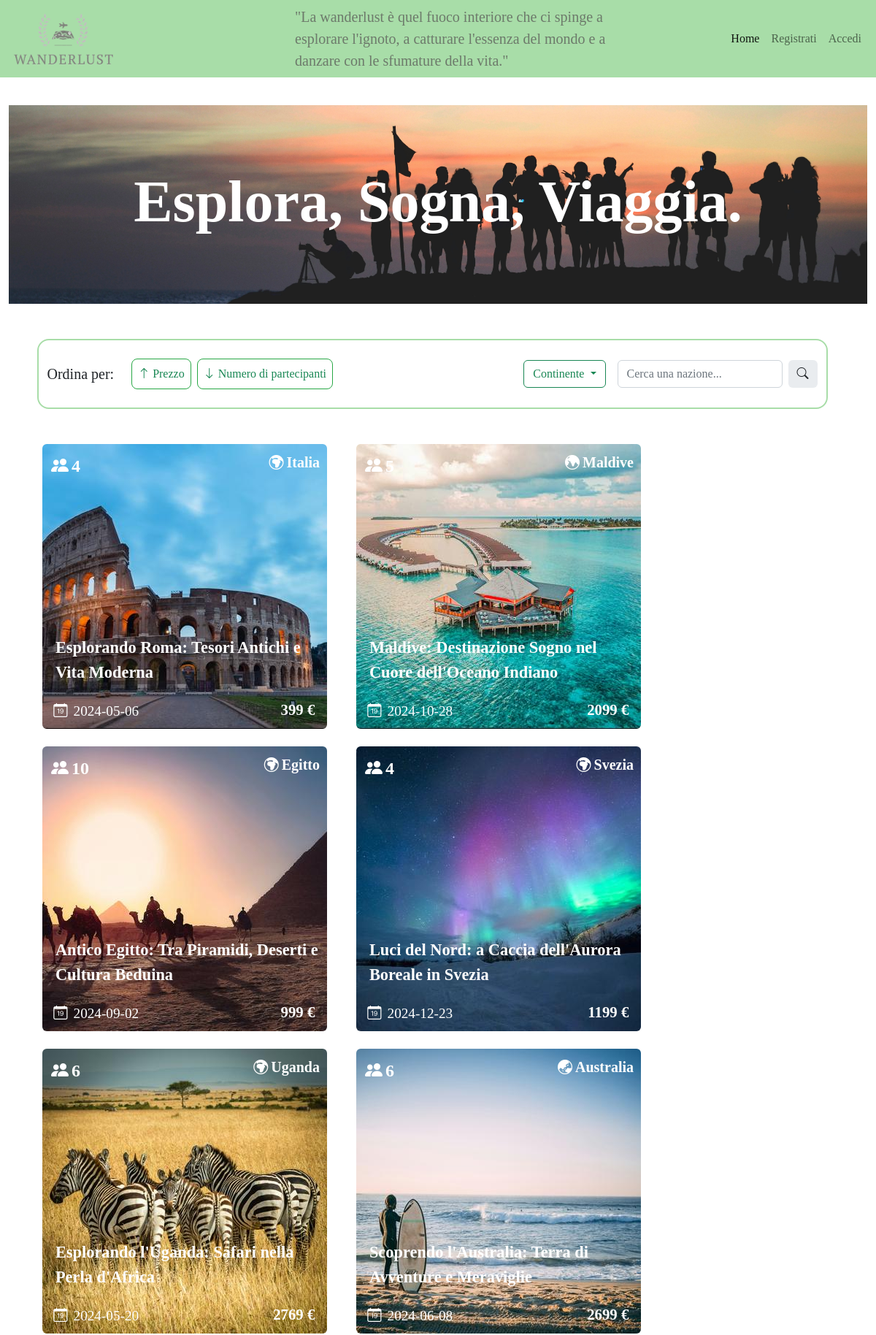
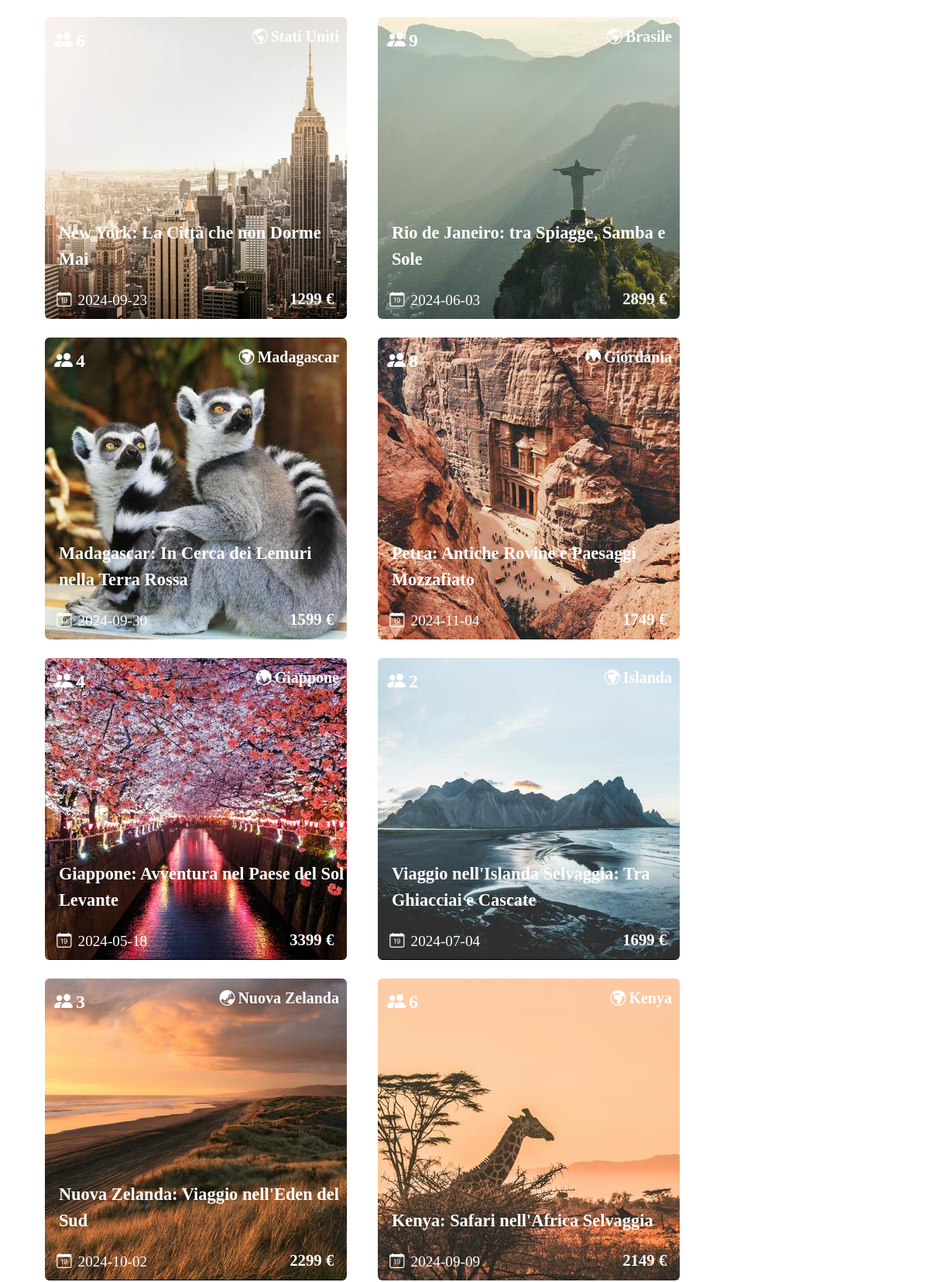
The page /home (upper part) on the database its author committed (2 pictures, top to bottom).
### tables this page shows
CREATE TABLE "viaggi" (
	"id"	INTEGER NOT NULL,
	"id_coordinatore"	INTEGER NOT NULL,
	"continente"	TEXT NOT NULL,
	"nazione"	TEXT NOT NULL,
	"data"	TEXT NOT NULL,
	"num_giorni"	TEXT NOT NULL,
	"aeroporto"	TEXT NOT NULL,
	"prezzo"	INTEGER NOT NULL,
	"descrizione"	TEXT NOT NULL,
	"img_viaggio"	TEXT NOT NULL UNIQUE,
	"approvato"	INTEGER NOT NULL,
	"titolo"	TEXT NOT NULL,
	PRIMARY KEY("id" AUTOINCREMENT)
);

### app.py (the view)
@app.route('/home', methods=['GET', 'POST'])
def home():
    viaggi_approvati = viaggi_dao.getViaggiApprovati()
    lista_viaggi_con_partecipanti = []
    for viaggio in viaggi_approvati:
        viaggio = dict(viaggio)
        num_partecipanti = viaggi_dao.getNumeroPartecipantiViaggio(viaggio['id'])
        viaggio['partecipanti'] = num_partecipanti['partecipanti']
        lista_viaggi_con_partecipanti.append(viaggio)
    oggi = datetime.now().strftime('%Y-%m-%d')
    return render_template('home.html', viaggi_approvati=lista_viaggi_con_partecipanti, oggi=oggi)

### viaggi_dao.py (called while the page is built)
def getViaggiApprovati():
    query = 'SELECT * FROM viaggi WHERE approvato = ?'
    connection = sqlite3.connect('db/wanderlust.db')
    connection.row_factory = sqlite3.Row
    cursor = connection.cursor()
    cursor.execute(query, (1,))
    result = cursor.fetchall()
    cursor.close()
    connection.close()
    return result

def getNumeroPartecipantiViaggio(id_viaggio):
    query = 'SELECT COUNT(id_utente) as partecipanti FROM partecipazioni_viaggi WHERE id_viaggio = ?'
    connection = sqlite3.connect('db/wanderlust.db')
    connection.row_factory = sqlite3.Row
    cursor = connection.cursor()
    cursor.execute(query, (id_viaggio,))
    result = cursor.fetchone()
    cursor.close()
    connection.close()
    return result

### templates/home.html (shortened to what this page needs)
{% extends "base.html" %}
{%block active_home%} active {%endblock%}
{%block img_fullscreen%}
<section id="sectionHome">
    <h1 id = "idh1Home" class="fw-bold fontCopperplate text-white">Esplora, Sogna, Viaggia.</h1>
</section>
{%endblock%}
{% block content %}
<article id="articleHomeFilter" class="d-flex align-items-center justify-content-between rounded-4">
    <section class="d-flex justify-content-start align-items-center">
        <p class="pMarginNegativo align-content-center fontCopperplate me-4 fs-5">Ordina per:</p>
        <section id="sectionPrezzo" class="d-flex justify-content-start p-2 me-2 filterSection rounded-3 text-success">
            <i class="bi bi-arrow-up me-1"></i>
            <span class="fontCopperplate">Prezzo</span>
        </section>
        <section id = "sectionPartecipanti" class="d-flex justify-content-start p-2 filterSection rounded-3 text-success">
            <i class="bi bi-arrow-down me-1"></i>
            <span class="fontCopperplate">Numero di partecipanti</span>
        </section>
    </section>
    <section class="d-flex justify-content-start align-items-center">
        <div class="dropdown me-3">
            <a id = "continentAnchor" class="btn btn-outline-success dropdown-toggle" role="button" data-bs-toggle="dropdown" aria-expanded="false">
                Continente
            </a>
        </div>
        <form class="d-flex" role="search">
            <input id = "nationFilter" class="form-control me-2" type="search" placeholder="Cerca una nazione..." aria-label="Cerca una nazione...">
            <span class="border-0 input-group-text" id="basic-addon2"><i class="bi bi-search"></i></span>
        </form>
    </section>
</article>
<section id ="sectionViaggi" class="d-flex flex-wrap">
    {%for viaggio in viaggi_approvati%}
    {%if viaggio.data > oggi%}
    <article class="me-4 ms-3 mb-4 image-container" data-prezzo="{{viaggio.prezzo}}" data-partecipanti = "{{viaggio.partecipanti}}" data-continente="{{viaggio.continente}}" data-nazione = {{viaggio.nazione}}>
        <a href="{{url_for('pagina_viaggio', id_viaggio = viaggio.id)}}"><img class="zoomable rounded" src="{{url_for('static', filename = 'viaggio/'+viaggio.img_viaggio)}}" alt="Questa è l'immagine del viaggio in {{viaggio.nazione}}"></a>
        <div class="fav-button text-white d-flex justify-content-start fs-5">
            {%if viaggio.continente == 'Africa' or viaggio.continente=='Europa'%}
            <i class="bi bi-globe-europe-africa me-1"></i>
            {%elif viaggio.continente == 'NordAmerica' or viaggio.continente == 'SudAmerica'%}
            <i class="bi bi-globe-americas me-1"></i>
            {%elif viaggio.continente == 'Asia'%}
            <i class="bi bi-globe-central-south-asia me-1"></i>
            {%else%}
            <i class="bi bi-globe-asia-australia me-1"></i>
            {%endif%}
            <p class="fontCopperplate fw-semibold">{{viaggio.nazione}}</p>
        </div>
        <section class="d-flex fav-button2 justify-content-start align-items-center text-white fw-bold fs-4">
            <i class="bi bi-people-fill me-1"></i>
            <p class="pMarginNegativo align-content-center">{{viaggio.partecipanti}}</p>
        </section>
        <p class="titleImgPos">{{viaggio.titolo}}</p>
        <section class="d-flex justify-content-start align-items-center sectionDaysImgPos">
            <i class="bi bi-calendar-date me-2"></i>
            <p class="pMarginNegativo">{{viaggio.data}}</p>
        </section>
        <p class="priceImgPos pMarginNegativo">{{viaggio.prezzo}} €</p>
    </article>
    {%endif%}
    {%endfor%}
</section>
{%endblock%}

### static/style.css (style rules this page uses)
body { font-family: Georgia, 'Times New Roman', Times, serif; }
.fontCopperplate { font-family: Copperplate, Copperplate Gothic Light, fantasia; }
.image-container { position: relative; display: inline-block; }
.zoomable { display: block; max-width: 100%; height: auto; transition: transform 0.3s ease-in-out; }
.titleImgPos { color: #fff; font-size:1.4em; font-weight: bold; position: absolute; bottom: 2em; left: 0.8em; z-index: 998; }
.sectionDaysImgPos { color: #fff; font-size:1.2em; font-weight: 400; position: absolute; bottom: 0.5em; left: 0.8em; z-index: 998; }
.pMarginNegativo { margin-bottom: 0%; }
.priceImgPos { color: #fff; font-size:1.3em; font-weight: bold; position: absolute; bottom: 0.5em; right: 0.8em; z-index: 998; }
.fav-button { position: absolute; top: 0.5em; right: 0.5em; z-index: 998; }
.fav-button2 { position: absolute; top: 0.5em; left: 0.5em; z-index: 998; }
#sectionHome { background-image: url("indexPics/foto_di_gruppo.jpg"); background-size: cover; height: 17em; display: flex; justify-content: center; align-items: center; }
#idh1Home { font-size: 5em; height: min-content; }
#articleHomeFilter { width: 95%; height: 6em; border: 2px solid rgb(168, 221, 168); margin-bottom: 3em; margin-right: 1em; }
#sectionPartecipanti { border: 1.4px solid #28a745; }
#sectionPrezzo { border: 1.4px solid #28a745; }

### rows shown on the page
viaggi: img_viaggio (picture), nazione "Italia", partecipanti "4", titolo "Esplorando Roma: Tesori Antichi e Vita Moderna", data "2024-05-06", prezzo "399"
viaggi: img_viaggio (picture), continente "Asia" (drawn), nazione "Maldive", partecipanti "5", titolo "Maldive: Destinazione Sogno nel Cuore dell'Oceano Indiano", data "2024-10-28", prezzo "2099"
viaggi: img_viaggio (picture), nazione "Egitto", partecipanti "10", titolo "Antico Egitto: Tra Piramidi, Deserti e Cultura Beduina", data "2024-09-02", prezzo "999"
viaggi: img_viaggio (picture), nazione "Svezia", partecipanti "4", titolo "Luci del Nord: a Caccia dell'Aurora Boreale in Svezia", data "2024-12-23", prezzo "1199"
viaggi: img_viaggio (picture), nazione "Uganda", partecipanti "6", titolo "Esplorando l'Uganda: Safari nella Perla d'Africa", data "2024-05-20", prezzo "2769"
viaggi: img_viaggio (picture), continente "Oceania" (drawn), nazione "Australia", partecipanti "6", titolo "Scoprendo l'Australia: Terra di Avventure e Meraviglie", data "2024-06-08", prezzo "2699"
viaggi: img_viaggio (picture), nazione "Stati Uniti", titolo "New York: La Città che non Dorme Mai", data "2024-09-23", prezzo "1299"
viaggi: img_viaggio (picture), nazione "Brasile", partecipanti "9", titolo "Rio de Janeiro: tra Spiagge, Samba e Sole", data "2024-06-03", prezzo "2899"
viaggi: img_viaggio (picture), nazione "Madagascar", partecipanti "4", titolo "Madagascar: In Cerca dei Lemuri nella Terra Rossa", data "2024-09-30", prezzo "1599"
viaggi: img_viaggio (picture), continente "Asia" (drawn), nazione "Giordania", partecipanti "8", titolo "Petra: Antiche Rovine e Paesaggi Mozzafiato", data "2024-11-04", prezzo "1749"
viaggi: img_viaggio (picture), continente "Asia" (drawn), nazione "Giappone", partecipanti "4", titolo "Giappone: Avventura nel Paese del Sol Levante", data "2024-05-18", prezzo "3399"
viaggi: img_viaggio (picture), nazione "Islanda", partecipanti "2", titolo "Viaggio nell'Islanda Selvaggia: Tra Ghiacciai e Cascate", data "2024-07-04", prezzo "1699"
viaggi: img_viaggio (picture), continente "Oceania" (drawn), nazione "Nuova Zelanda", partecipanti "3", titolo "Nuova Zelanda: Viaggio nell'Eden del Sud", data "2024-10-02", prezzo "2299"
viaggi: img_viaggio (picture), nazione "Kenya", partecipanti "6", titolo "Kenya: Safari nell'Africa Selvaggia", data "2024-09-09", prezzo "2149"
